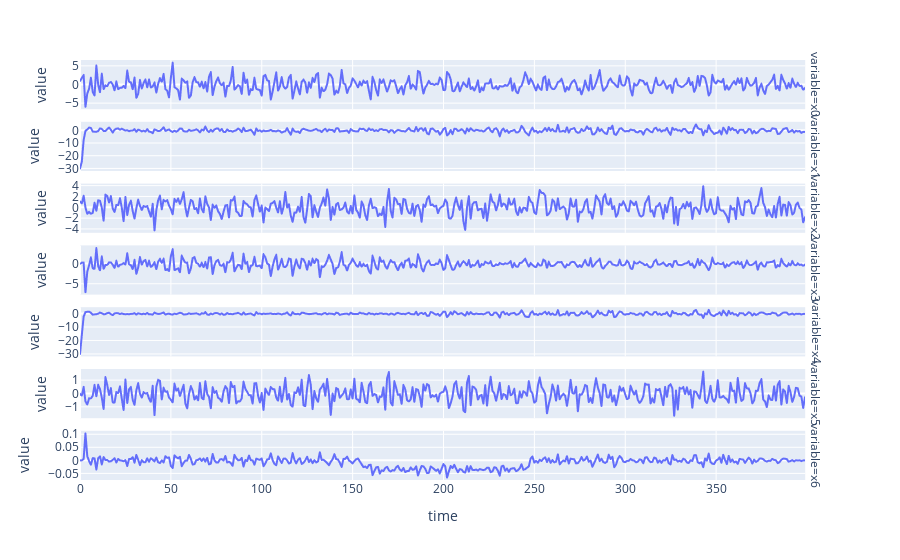

This figure's notebook cell:
### Code cell
full_states = np.hstack((target.true_states(1, 400+1)[1:, :], np.diff(target.heading(1, 401)).reshape(400, -1)))
df = to_df(x_hat.squeeze() - full_states)
df['time'] = np.arange(400)

fig = ex.line(df.melt(['time'], ['x0', 'x1', 'x2', 'x3', 'x4', 'x5', 'x6']), x='time', y='value', facet_row='variable')
fig.update_yaxes(matches=None)
fig.update_layout(height=800)
fig

### Figure 1 — Plotly figure (JSON) as saved in the notebook; plotly's stock layout.template omitted (floating-point values rounded to 4 significant figures; data arrays with more than 128 entries replaced by an {"elided": "..."} marker saying what was removed)
{"data": [{"hovertemplate": "variable=x0<br>time=%{x}<br>value=%{y}<extra></extra>", "legendgroup": "", "line": {"color": "#636efa", "dash": "solid"}, "marker": {"symbol": "circle"}, "mode": "lines", "name": "", "showlegend": false, "type": "scattergl", "x": {"elided": "400 int values"}, "xaxis": "x7", "y": {"elided": "400 float values"}, "yaxis": "y7"}, {"hovertemplate": "variable=x1<br>time=%{x}<br>value=%{y}<extra></extra>", "legendgroup": "", "line": {"color": "#636efa", "dash": "solid"}, "marker": {"symbol": "circle"}, "mode": "lines", "name": "", "showlegend": false, "type": "scattergl", "x": {"elided": "400 int values"}, "xaxis": "x6", "y": {"elided": "400 float values"}, "yaxis": "y6"}, {"hovertemplate": "variable=x2<br>time=%{x}<br>value=%{y}<extra></extra>", "legendgroup": "", "line": {"color": "#636efa", "dash": "solid"}, "marker": {"symbol": "circle"}, "mode": "lines", "name": "", "showlegend": false, "type": "scattergl", "x": {"elided": "400 int values"}, "xaxis": "x5", "y": {"elided": "400 float values"}, "yaxis": "y5"}, {"hovertemplate": "variable=x3<br>time=%{x}<br>value=%{y}<extra></extra>", "legendgroup": "", "line": {"color": "#636efa", "dash": "solid"}, "marker": {"symbol": "circle"}, "mode": "lines", "name": "", "showlegend": false, "type": "scattergl", "x": {"elided": "400 int values"}, "xaxis": "x4", "y": {"elided": "400 float values"}, "yaxis": "y4"}, {"hovertemplate": "variable=x4<br>time=%{x}<br>value=%{y}<extra></extra>", "legendgroup": "", "line": {"color": "#636efa", "dash": "solid"}, "marker": {"symbol": "circle"}, "mode": "lines", "name": "", "showlegend": false, "type": "scattergl", "x": {"elided": "400 int values"}, "xaxis": "x3", "y": {"elided": "400 float values"}, "yaxis": "y3"}, {"hovertemplate": "variable=x5<br>time=%{x}<br>value=%{y}<extra></extra>", "legendgroup": "", "line": {"color": "#636efa", "dash": "solid"}, "marker": {"symbol": "circle"}, "mode": "lines", "name": "", "showlegend": false, "type": "scattergl", "x": {"elided": "400 int values"}, "xaxis": "x2", "y": {"elided": "400 float values"}, "yaxis": "y2"}, {"hovertemplate": "variable=x6<br>time=%{x}<br>value=%{y}<extra></extra>", "legendgroup": "", "line": {"color": "#636efa", "dash": "solid"}, "marker": {"symbol": "circle"}, "mode": "lines", "name": "", "showlegend": false, "type": "scattergl", "x": {"elided": "400 int values"}, "xaxis": "x", "y": {"elided": "400 float values"}, "yaxis": "y"}], "layout": {"annotations": [{"font": {}, "showarrow": false, "text": "variable=x6", "textangle": 90, "x": 0.98, "xanchor": "left", "xref": "paper", "y": 0.05857, "yanchor": "middle", "yref": "paper"}, {"font": {}, "showarrow": false, "text": "variable=x5", "textangle": 90, "x": 0.98, "xanchor": "left", "xref": "paper", "y": 0.2057, "yanchor": "middle", "yref": "paper"}, {"font": {}, "showarrow": false, "text": "variable=x4", "textangle": 90, "x": 0.98, "xanchor": "left", "xref": "paper", "y": 0.3529, "yanchor": "middle", "yref": "paper"}, {"font": {}, "showarrow": false, "text": "variable=x3", "textangle": 90, "x": 0.98, "xanchor": "left", "xref": "paper", "y": 0.5, "yanchor": "middle", "yref": "paper"}, {"font": {}, "showarrow": false, "text": "variable=x2", "textangle": 90, "x": 0.98, "xanchor": "left", "xref": "paper", "y": 0.6471, "yanchor": "middle", "yref": "paper"}, {"font": {}, "showarrow": false, "text": "variable=x1", "textangle": 90, "x": 0.98, "xanchor": "left", "xref": "paper", "y": 0.7943, "yanchor": "middle", "yref": "paper"}, {"font": {}, "showarrow": false, "text": "variable=x0", "textangle": 90, "x": 0.98, "xanchor": "left", "xref": "paper", "y": 0.9414, "yanchor": "middle", "yref": "paper"}], "autosize": true, "legend": {"tracegroupgap": 0}, "margin": {"t": 60}, "xaxis": {"anchor": "y", "autorange": true, "domain": [0, 0.98], "range": [0, 399], "title": {"text": "time"}, "type": "linear"}, "xaxis2": {"anchor": "y2", "autorange": true, "domain": [0, 0.98], "matches": "x", "range": [0, 399], "showticklabels": false, "type": "linear"}, "xaxis3": {"anchor": "y3", "autorange": true, "domain": [0, 0.98], "matches": "x", "range": [0, 399], "showticklabels": false, "type": "linear"}, "xaxis4": {"anchor": "y4", "autorange": true, "domain": [0, 0.98], "matches": "x", "range": [0, 399], "showticklabels": false, "type": "linear"}, "xaxis5": {"anchor": "y5", "autorange": true, "domain": [0, 0.98], "matches": "x", "range": [0, 399], "showticklabels": false, "type": "linear"}, "xaxis6": {"anchor": "y6", "autorange": true, "domain": [0, 0.98], "matches": "x", "range": [0, 399], "showticklabels": false, "type": "linear"}, "xaxis7": {"anchor": "y7", "autorange": true, "domain": [0, 0.98], "matches": "x", "range": [0, 399], "showticklabels": false, "type": "linear"}, "yaxis": {"anchor": "x", "autorange": true, "domain": [0, 0.1171], "range": [-0.07538, 0.1132], "title": {"text": "value"}, "type": "linear"}, "yaxis2": {"anchor": "x2", "autorange": true, "domain": [0.1471, 0.2643], "range": [-1.851, 1.833], "title": {"text": "value"}, "type": "linear"}, "yaxis3": {"anchor": "x3", "autorange": true, "domain": [0.2943, 0.4114], "range": [-31.82, 4.673], "title": {"text": "value"}, "type": "linear"}, "yaxis4": {"anchor": "x4", "autorange": true, "domain": [0.4414, 0.5586], "range": [-7.679, 4.489], "title": {"text": "value"}, "type": "linear"}, "yaxis5": {"anchor": "x5", "autorange": true, "domain": [0.5886, 0.7057], "range": [-4.708, 4.378], "title": {"text": "value"}, "type": "linear"}, "yaxis6": {"anchor": "x6", "autorange": true, "domain": [0.7357, 0.8529], "range": [-32.03, 6.738], "title": {"text": "value"}, "type": "linear"}, "yaxis7": {"anchor": "x7", "autorange": true, "domain": [0.8829, 1.0], "range": [-6.624, 6.573], "title": {"text": "value"}, "type": "linear"}}}
